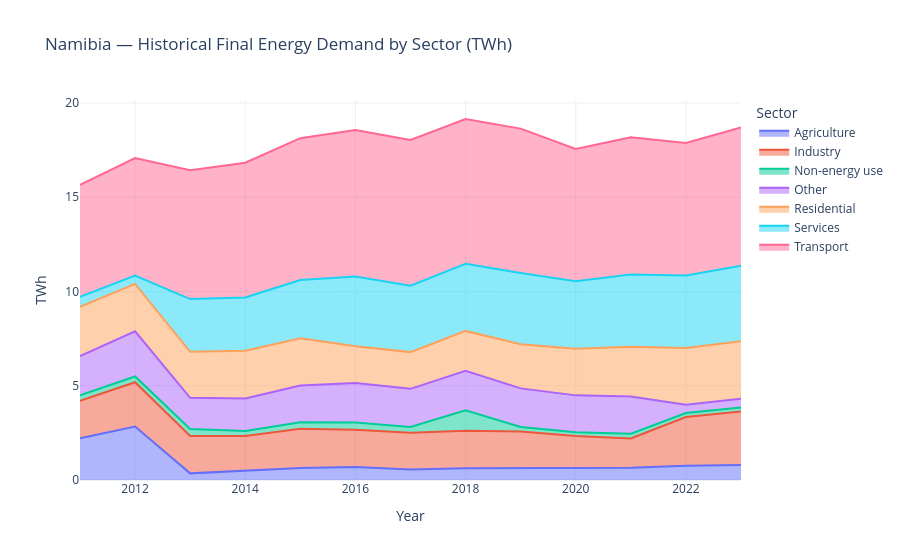

The cell this chart's notebook holds for it:
### Markdown cell above
## 4 · Historical trend — total demand by sector (stacked area)

### Code cell
fig = px.area(
    df_sectors,
    x="year",
    y="total_TWh",
    color="sector",
    title=f"{COUNTRY} — Historical Final Energy Demand by Sector (TWh)",
    labels={"total_TWh": "TWh", "year": "Year", "sector": "Sector"},
    template="plotly_white",
)
fig.update_layout(hovermode="x unified", legend_title_text="Sector")
fig.show()

### Figure 1 — Plotly figure (JSON) as saved in the notebook; plotly's stock layout.template omitted (floating-point values rounded to 4 significant figures)
{"data": [{"fillpattern": {"shape": ""}, "hovertemplate": "Sector=Agriculture<br>Year=%{x}<br>TWh=%{y}<extra></extra>", "legendgroup": "Agriculture", "line": {"color": "#636efa"}, "marker": {"symbol": "circle"}, "mode": "lines", "name": "Agriculture", "orientation": "v", "showlegend": true, "stackgroup": "1", "type": "scatter", "x": [2011, 2012, 2013, 2014, 2015, 2016, 2017, 2018, 2019, 2020, 2021, 2022, 2023], "xaxis": "x", "y": [2.214, 2.834, 0.3517, 0.4825, 0.6322, 0.6856, 0.5594, 0.6258, 0.6403, 0.6294, 0.6556, 0.7592, 0.7928], "yaxis": "y"}, {"fillpattern": {"shape": ""}, "hovertemplate": "Sector=Industry<br>Year=%{x}<br>TWh=%{y}<extra></extra>", "legendgroup": "Industry", "line": {"color": "#EF553B"}, "marker": {"symbol": "circle"}, "mode": "lines", "name": "Industry", "orientation": "v", "showlegend": true, "stackgroup": "1", "type": "scatter", "x": [2011, 2012, 2013, 2014, 2015, 2016, 2017, 2018, 2019, 2020, 2021, 2022, 2023], "xaxis": "x", "y": [1.993, 2.356, 1.979, 1.852, 2.086, 1.986, 1.947, 1.989, 1.936, 1.698, 1.551, 2.585, 2.841], "yaxis": "y"}, {"fillpattern": {"shape": ""}, "hovertemplate": "Sector=Non-energy use<br>Year=%{x}<br>TWh=%{y}<extra></extra>", "legendgroup": "Non-energy use", "line": {"color": "#00cc96"}, "marker": {"symbol": "circle"}, "mode": "lines", "name": "Non-energy use", "orientation": "v", "showlegend": true, "stackgroup": "1", "type": "scatter", "x": [2011, 2012, 2013, 2014, 2015, 2016, 2017, 2018, 2019, 2020, 2021, 2022, 2023], "xaxis": "x", "y": [0.2847, 0.3025, 0.3797, 0.2703, 0.3472, 0.3797, 0.3011, 1.084, 0.24, 0.2067, 0.2508, 0.2053, 0.2097], "yaxis": "y"}, {"fillpattern": {"shape": ""}, "hovertemplate": "Sector=Other<br>Year=%{x}<br>TWh=%{y}<extra></extra>", "legendgroup": "Other", "line": {"color": "#ab63fa"}, "marker": {"symbol": "circle"}, "mode": "lines", "name": "Other", "orientation": "v", "showlegend": true, "stackgroup": "1", "type": "scatter", "x": [2011, 2012, 2013, 2014, 2015, 2016, 2017, 2018, 2019, 2020, 2021, 2022, 2023], "xaxis": "x", "y": [2.079, 2.398, 1.648, 1.718, 1.949, 2.096, 2.028, 2.097, 2.045, 1.956, 1.968, 0.4481, 0.4689], "yaxis": "y"}, {"fillpattern": {"shape": ""}, "hovertemplate": "Sector=Residential<br>Year=%{x}<br>TWh=%{y}<extra></extra>", "legendgroup": "Residential", "line": {"color": "#FFA15A"}, "marker": {"symbol": "circle"}, "mode": "lines", "name": "Residential", "orientation": "v", "showlegend": true, "stackgroup": "1", "type": "scatter", "x": [2011, 2012, 2013, 2014, 2015, 2016, 2017, 2018, 2019, 2020, 2021, 2022, 2023], "xaxis": "x", "y": [2.616, 2.516, 2.443, 2.532, 2.511, 1.943, 1.949, 2.114, 2.339, 2.471, 2.649, 3.008, 3.054], "yaxis": "y"}, {"fillpattern": {"shape": ""}, "hovertemplate": "Sector=Services<br>Year=%{x}<br>TWh=%{y}<extra></extra>", "legendgroup": "Services", "line": {"color": "#19d3f3"}, "marker": {"symbol": "circle"}, "mode": "lines", "name": "Services", "orientation": "v", "showlegend": true, "stackgroup": "1", "type": "scatter", "x": [2011, 2012, 2013, 2014, 2015, 2016, 2017, 2018, 2019, 2020, 2021, 2022, 2023], "xaxis": "x", "y": [0.5353, 0.4339, 2.799, 2.827, 3.089, 3.711, 3.52, 3.561, 3.788, 3.59, 3.825, 3.841, 4.001], "yaxis": "y"}, {"fillpattern": {"shape": ""}, "hovertemplate": "Sector=Transport<br>Year=%{x}<br>TWh=%{y}<extra></extra>", "legendgroup": "Transport", "line": {"color": "#FF6692"}, "marker": {"symbol": "circle"}, "mode": "lines", "name": "Transport", "orientation": "v", "showlegend": true, "stackgroup": "1", "type": "scatter", "x": [2011, 2012, 2013, 2014, 2015, 2016, 2017, 2018, 2019, 2020, 2021, 2022, 2023], "xaxis": "x", "y": [5.941, 6.244, 6.833, 7.152, 7.523, 7.768, 7.732, 7.682, 7.655, 7.016, 7.28, 7.038, 7.333], "yaxis": "y"}], "layout": {"hovermode": "x unified", "legend": {"title": {"text": "Sector"}, "tracegroupgap": 0}, "title": {"text": "Namibia — Historical Final Energy Demand by Sector (TWh)"}, "xaxis": {"anchor": "y", "domain": [0, 1], "title": {"text": "Year"}}, "yaxis": {"anchor": "x", "domain": [0, 1], "title": {"text": "TWh"}}}}
